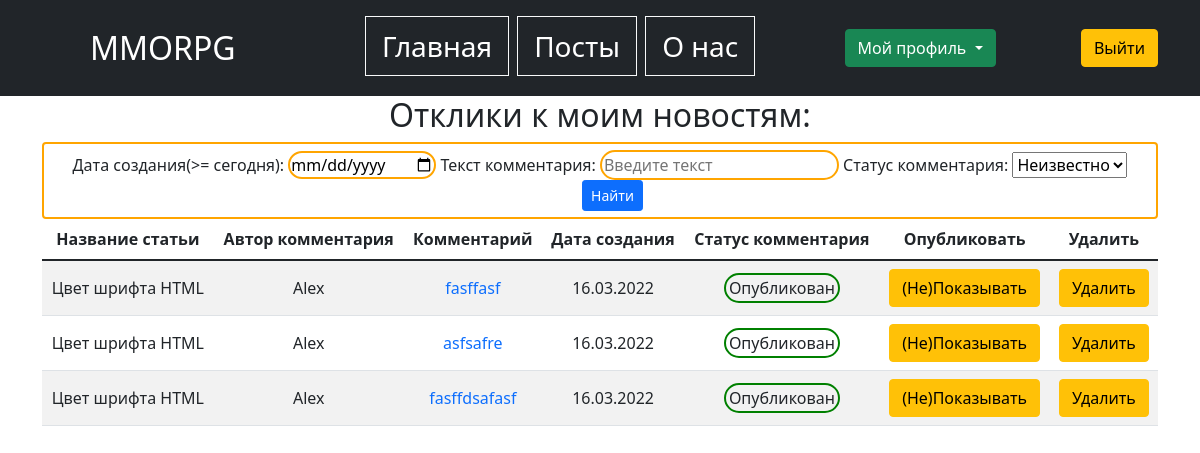
The page /posts/post_responses/ (signed in) on the database its author committed.
### news/models.py (models this page shows, shortened)
class Comment(models.Model):
    user_comment = models.ForeignKey(User,
                                     on_delete=models.CASCADE,
                                     verbose_name='Автор комментария')
    text_comment = models.TextField(verbose_name='Текст коммента')
    post_comment = models.ForeignKey(Post,
                                     on_delete=models.CASCADE,
                                     related_name='comments_posts',
                                     verbose_name='Комментируемый пост')
    time_comment = models.DateTimeField(auto_now_add=True,
                                        verbose_name='Дата комментария')
    status_comment = models.BooleanField(verbose_name='Статус коммента',
                                         default=False,
                                        )
    objects = StatusComments()
    class Meta:
        verbose_name = 'Комментарий'
        verbose_name_plural = 'Комментарии'

class Post(models.Model):
    Tank = 'Танк'
    Heal = 'Хиллы'
    DD = 'ДД'
    SELLERS = 'Торговцы'
    GILDMASTERS = 'Гилдмастеры'
    KVESTGRS = 'Квестгиверы'
    BLACKSMITHS = 'Кузнецы'
    LEATHERWRKS = 'Кожевники'
    CHEMISTS = 'Зельевары'
    SPELLMASTERS = 'Мастера Заклинаний'
    CATEGORY_CHOICES = [
        (Tank, 'Танк'),
        (Heal, 'Хиллы'),
        (DD, 'ДД'),
        (SELLERS, 'Торговцы'),
        (GILDMASTERS, 'Гилдмастеры'),
        (KVESTGRS, 'Квестгиверы'),
        (BLACKSMITHS, 'Кузнецы'),
        (LEATHERWRKS, 'Кожевники'),
        (CHEMISTS, 'Зельевары'),
        (SPELLMASTERS, 'Мастера Заклинаний')
    ]
    title = models.CharField(unique=True,
                             max_length=128,
                             verbose_name='Название'
                             )
    text = models.TextField(verbose_name='131')
    date_creation = models.DateTimeField(auto_now_add=True)
    category = models.CharField(choices=CATEGORY_CHOICES,
                                default='Tank',
                                verbose_name='Категория',
                                max_length=18
                                )
    author = models.ForeignKey(User,
                               on_delete=models.CASCADE,
                               verbose_name='Автор'
                               )
    rating = models.IntegerField(default=0)
    class Meta:
        verbose_name = 'Пост'
        verbose_name_plural = 'Посты'

### news/views.py (the view)
# urls.py: path('post_responses/', PostResponses.as_view(), name='post_responses'),
class PostResponses(LoginRequiredMixin, TemplateView):
    template_name = 'MMORPG/post_responses.html'
    def get_context_data(self, **kwargs):
        context = super().get_context_data(**kwargs)
        context['post_comments'] = Comment.objects.all().order_by('-time_comment')
        context['filter'] = ResponseFilter(self.request.GET)
        return context

### news/models.py (called while the page is built)
    def get_queryset(self):
        return super().get_queryset().filter(Q(status_comment=False, user_comment=get_current_user()) |
                                             Q(status_comment=False, post_comment__author=get_current_user()) |
                                             Q(status_comment=True)
                                             )

### templates/MMORPG/post_responses.html (shortened to what this page needs)
{% extends 'MMORPG/flatpages/default.html' %}
{% block content %}
  <h2>Отклики к моим новостям:</h2>
  <form method="GET" class="form-control" style="border: 2px solid orange;">
    {{ filter.form}}
    <input type="submit" value="Найти" class="btn btn-primary btn-sm" style="margin-left: 25px;">
  </form>
  <table class="table table-striped">
    <thead>
      <tr>
        <th scope="col">Название статьи</th>
        <th scope="col">Автор комментария</th>
        <th scope="col">Комментарий</th>
        <th scope="col">Дата создания</th>
        <th scope="col">Статус комментария</th>
        <th scope="col">Опубликовать</th>
        <th scope="col">Удалить</th>
      </tr>
    </thead>
    <tbody>
      {%for comment in filter.qs%}
        {% if request.user == comment.post_comment.author %}
          <tr {% if post.id|slugify == request.GET.id %} style="background:yellow" {% endif%}>
              {% include 'MMORPG/comment_instance.html' %}
          </tr>
        {%endif%}
      {% endfor %}
    </tbody>
  </table>
{% endblock %}

### templates/MMORPG/comment_instance.html (shortened to what this page needs)
    <td style='vertical-align: middle;'>{{comment.post_comment.title}}</td>
    <td style='vertical-align: middle;'>{{comment.user_comment}}</td>
    <td style='vertical-align: middle;'><a href="#" style="text-decoration: none;"> {{comment.text_comment}} </a></td>
    <td style='vertical-align: middle;'>{{comment.time_comment|date:'d.m.Y'}}</td>
    <td style='vertical-align: middle;'>
      {% if comment.status_comment %}
          <font style="border: 2px solid green; border-radius: 15px; padding: 2px 3px;">Опубликован</font>
      {% else %}
          <font style="border: 2px solid red; border-radius: 15px; padding: 2px 3px;">Скрыт</font>
      {% endif %}
    </td>
    <td><a class="update_status btn btn-warning" href="#" data-url="{%url 'update_status_comment' comment.id 'public'%}">(Не)Показывать</a></td>
    <td><a class="update_status btn btn-warning" href="#" data-url="{%url 'update_status_comment' comment.id 'delete'%}">Удалить</a></td>

### rows shown on the page
Comment: post_comment "Цвет шрифта HTML", user_comment "Alex", text_comment "fasffasf", time_comment "16.03.2022", status_comment "Опубликован"
Comment: post_comment "Цвет шрифта HTML", user_comment "Alex", text_comment "asfsafre", time_comment "16.03.2022", status_comment "Опубликован"
Comment: post_comment "Цвет шрифта HTML", user_comment "Alex", text_comment "fasffdsafasf", time_comment "16.03.2022", status_comment "Опубликован"
